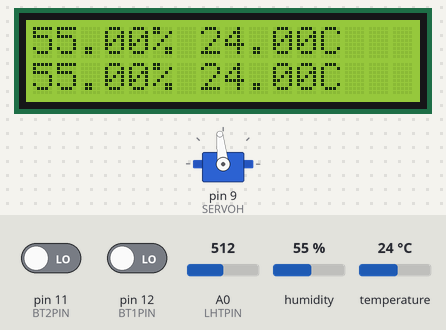
This sketch was run on a simulated Arduino Uno, built with avr-gcc and run on an emulated ATmega328P. Shown: 16×2 character LCD, servo. The test bench sets the inputs (shaded band); at power-on: pin 11 (BT2PIN) LOW, A0 (LHTPIN) = 512, humidity 55 %, pin 12 (BT1PIN) LOW, temperature 24 °C.

Above: at 2.6 s.
2.7 s: pin 11 (BT2PIN) driven HIGH
At 4.6 s:
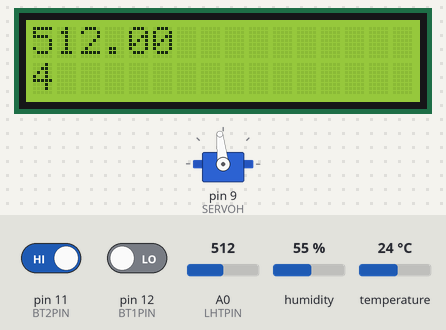
7.5 s: A0 (LHTPIN) set to 716
At 9.5 s:
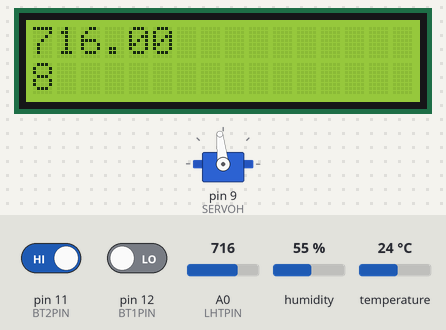
11.6 s: A0 (LHTPIN) set to 900
At 13.2 s:
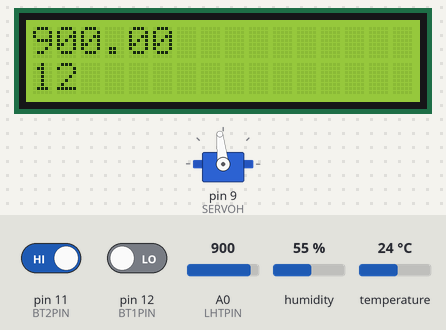
15.6 s: A0 (LHTPIN) set to 1010
At 17.0 s:
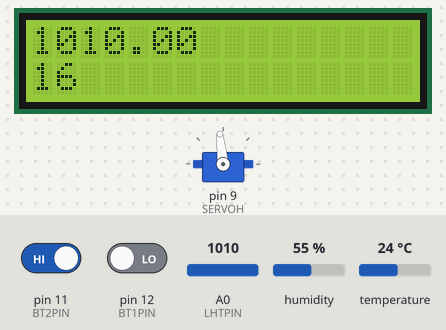
19.6 s: pin 11 (BT2PIN) driven LOW
At 20.8 s:
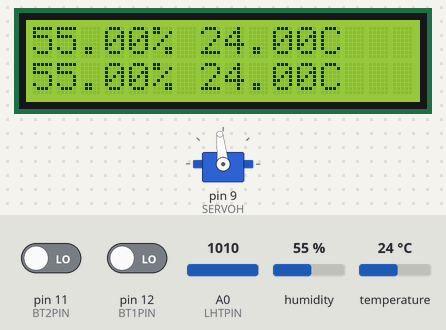
22.6 s: humidity set to 22 %
At 24.8 s:
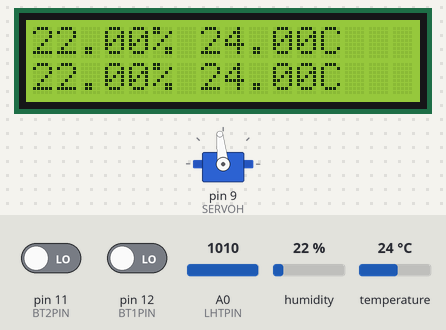
Timing chart, 0 to 26.3 s (numbered marks = the images above; inputs shaded):
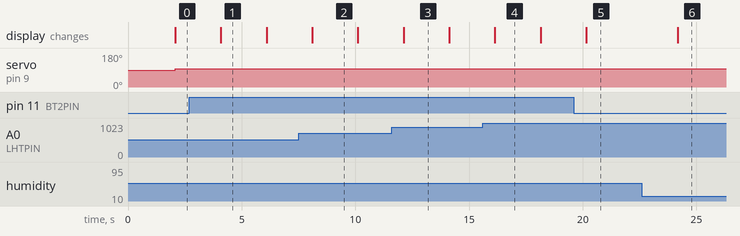

Measured:
- after the input at 2.7 s, the display: changes after 1.4 s (image 1)
- after the input at 19.6 s, the display: changes after 0.56 s (image 5)
- after the input at 22.6 s, the display: changes after 1.6 s (image 6)
- what the display in image 1 shows lasts 2.0 s, from 4.1 s to 6.1 s

The sketch:

growauto.ino
```cpp
#include "Arduino.h"
#include <DHT.h>
#include <LiquidCrystal.h>
#include <Servo.h>

// the type of humidity sensor we are using
#define DHTTYPE DHT22   // also, AM2302

// PIN's being used
#define DHTPIN 2        // humidity + temperature sensor
#define LHTPIN A0       // light sensor
#define BT1PIN 12       // button 1
#define BT2PIN 11       // button 2
#define SERVOH 9        // servo controlling humidity
LiquidCrystal lcd(7, 8, 3, 4, 5, 6); // LCD's PINs

// init sensor and servo
DHT dht(DHTPIN, DHTTYPE);  // DHT sensor for normal 16mhz Arduino
Servo hmdtServo;           // Servo..

// readings
float minHmdt = 1000; // max and min humidity
float maxHmdt = 0;
float minTemp = 1000; // "   "   "   temperature
float maxTemp = 0;

// humidity servo
int servoON  = 96;      // position for humidity to be on
int servoOFF = 110;     // "        "   "        "  "  off
int INTERVAL = 900;     // 15 minutes
int crrntInterval = 0;  // currently set interval
int minHMDT = 95;       // the threshold for firing off the humidifier

void setup() {
  Serial.begin(9600);
  lcd.begin(16, 2);          // set up the LCD's number of columns and rows
  dht.begin();               // begin reading temperature and humidity
  hmdtServo.attach(SERVOH);  // Servo's PIN
}

int DELAY = 2000;
void loop() {
  delay(DELAY); // only calculate new values every 2 seconds

  // Reading temperature or humidity takes about 250 milliseconds!
  // Sensor readings may also be up to 2 seconds 'old' (its a very slow sensor)
  float h = dht.readHumidity();     // humidity as %
  float t = dht.readTemperature();  // temperature as Celsius
  float l = analogRead(LHTPIN);     // light value

  // Check if any reads failed and exit early (to try again).
  if (isnan(h) || isnan(t)) {
    Serial.println("Failed to read from DHT sensor!");
    return;
  }

  // start ultrasonic humidifier when needed
  if (h < minHMDT) {
    crrntInterval = INTERVAL;
  }
  if (crrntInterval > 0) {
   crrntInterval -= DELAY/1000;
   hmdtServo.write(servoON);
  } else {
   hmdtServo.write(servoOFF);
  }

  minHmdt = min(minHmdt, h);  // determine min/max values
  maxHmdt = max(maxHmdt, h);
  minTemp = min(minTemp, t);
  maxTemp = max(maxTemp, t);

  String LCDstr1;  // first line on LCD;
  String LCDstr2;  // second line on LCD;

  // display values depending on buttons pressed
  if (digitalRead(BT1PIN) == HIGH) {  // when button 1 is pushed down, display;
    LCDstr1 += maxHmdt;               // max humidity,
    LCDstr1 += "% ";
    LCDstr1 += maxTemp;               // max temperature,
    LCDstr1 += "C ";
    LCDstr2 += minHmdt;               // min humidity,
    LCDstr2 += "% ";
    LCDstr2 += minTemp;               // min temperature
    LCDstr2 += "C ";
  } else
  if (digitalRead(BT2PIN) == HIGH) {  // when button 2 is pushed down, display:
    LCDstr1 += l;                      // light value,
    LCDstr2 += millis() / 1000;        // seconds since last reset
  } else {               // Default display (no buttons pushed);
    LCDstr1 += h;        // current humidity,
    LCDstr1 += "% ";
    LCDstr1 += t;        // current temperature,
    LCDstr1 += "C ";
    LCDstr2 += minHmdt;  // min humidity,
    LCDstr2 += "% ";
    LCDstr2 += minTemp;  // min temperature
    LCDstr2 += "C ";
  }

  lcd.clear(); // clear LCD
  // write to LCD
  lcd.setCursor(0, 0);         // cursor to column 0, line 0
  lcd.print(LCDstr1);
  lcd.setCursor(0, 1);         // cursor to column 0, line 1
  lcd.print(LCDstr2);
}
```
